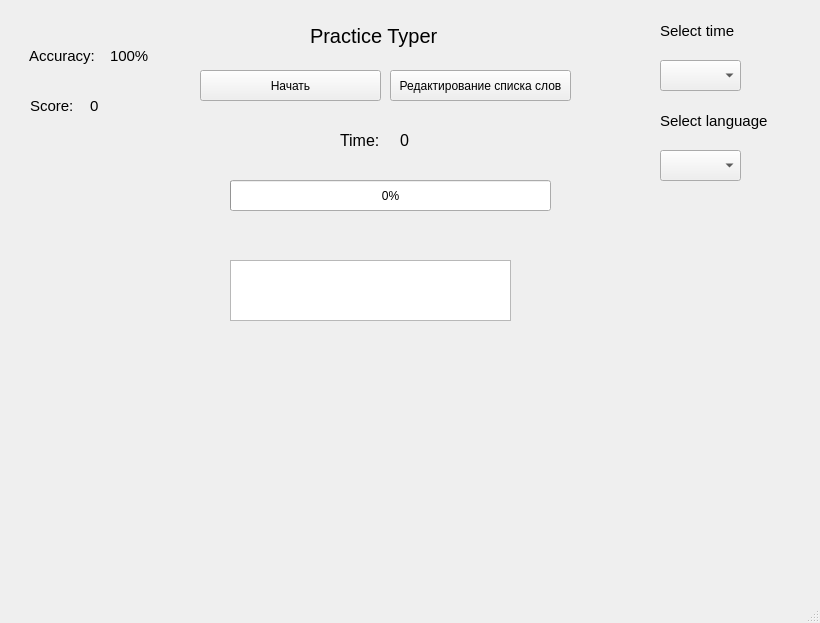
<?xml version="1.0" encoding="UTF-8"?>
<ui version="4.0">
 <class>MainWindow</class>
 <widget class="QMainWindow" name="MainWindow">
  <property name="geometry">
   <rect>
    <x>0</x>
    <y>0</y>
    <width>820</width>
    <height>623</height>
   </rect>
  </property>
  <property name="font">
   <font>
    <stylestrategy>PreferDefault</stylestrategy>
   </font>
  </property>
  <property name="windowTitle">
   <string>PractiseTyper</string>
  </property>
  <property name="windowIcon">
   <iconset>
    <normaloff>python_icon.png</normaloff>python_icon.png</iconset>
  </property>
  <property name="layoutDirection">
   <enum>Qt::LeftToRight</enum>
  </property>
  <property name="toolButtonStyle">
   <enum>Qt::ToolButtonIconOnly</enum>
  </property>
  <widget class="QWidget" name="centralwidget">
   <widget class="QLabel" name="label">
    <property name="geometry">
     <rect>
      <x>310</x>
      <y>10</y>
      <width>201</width>
      <height>51</height>
     </rect>
    </property>
    <property name="font">
     <font>
      <family>MS Shell Dlg 2</family>
      <pointsize>15</pointsize>
     </font>
    </property>
    <property name="text">
     <string>Practice Typer</string>
    </property>
   </widget>
   <widget class="QPushButton" name="pushButton_start">
    <property name="geometry">
     <rect>
      <x>200</x>
      <y>70</y>
      <width>181</width>
      <height>31</height>
     </rect>
    </property>
    <property name="text">
     <string>Начать</string>
    </property>
   </widget>
   <widget class="QProgressBar" name="progressBar_time">
    <property name="geometry">
     <rect>
      <x>230</x>
      <y>180</y>
      <width>321</width>
      <height>31</height>
     </rect>
    </property>
    <property name="value">
     <number>0</number>
    </property>
   </widget>
   <widget class="QLabel" name="label_2">
    <property name="geometry">
     <rect>
      <x>340</x>
      <y>130</y>
      <width>81</width>
      <height>21</height>
     </rect>
    </property>
    <property name="font">
     <font>
      <family>MS Shell Dlg 2</family>
      <pointsize>12</pointsize>
     </font>
    </property>
    <property name="text">
     <string>Time:</string>
    </property>
   </widget>
   <widget class="QLabel" name="label_accuracy_text">
    <property name="geometry">
     <rect>
      <x>29</x>
      <y>40</y>
      <width>81</width>
      <height>31</height>
     </rect>
    </property>
    <property name="font">
     <font>
      <pointsize>11</pointsize>
     </font>
    </property>
    <property name="text">
     <string>Accuracy:</string>
    </property>
   </widget>
   <widget class="QLabel" name="label_score_text">
    <property name="geometry">
     <rect>
      <x>30</x>
      <y>90</y>
      <width>51</width>
      <height>31</height>
     </rect>
    </property>
    <property name="font">
     <font>
      <pointsize>11</pointsize>
     </font>
    </property>
    <property name="text">
     <string>Score:</string>
    </property>
   </widget>
   <widget class="QTextBrowser" name="textBrowser_show_word">
    <property name="geometry">
     <rect>
      <x>230</x>
      <y>260</y>
      <width>281</width>
      <height>61</height>
     </rect>
    </property>
    <property name="font">
     <font>
      <pointsize>13</pointsize>
     </font>
    </property>
    <property name="html">
     <string>&lt;!DOCTYPE HTML PUBLIC &quot;-//W3C//DTD HTML 4.0//EN&quot; &quot;http://www.w3.org/TR/REC-html40/strict.dtd&quot;&gt;
&lt;html&gt;&lt;head&gt;&lt;meta name=&quot;qrichtext&quot; content=&quot;1&quot; /&gt;&lt;style type=&quot;text/css&quot;&gt;
p, li { white-space: pre-wrap; }
&lt;/style&gt;&lt;/head&gt;&lt;body style=&quot; font-family:'MS Shell Dlg 2'; font-size:13pt; font-weight:400; font-style:normal;&quot;&gt;
&lt;p style=&quot;-qt-paragraph-type:empty; margin-top:0px; margin-bottom:0px; margin-left:0px; margin-right:0px; -qt-block-indent:0; text-indent:0px; font-size:11pt;&quot;&gt;&lt;br /&gt;&lt;/p&gt;&lt;/body&gt;&lt;/html&gt;</string>
    </property>
   </widget>
   <widget class="QPushButton" name="pushButton_words">
    <property name="geometry">
     <rect>
      <x>390</x>
      <y>70</y>
      <width>181</width>
      <height>31</height>
     </rect>
    </property>
    <property name="text">
     <string>Редактирование списка слов</string>
    </property>
   </widget>
   <widget class="QLabel" name="label_accuracy">
    <property name="geometry">
     <rect>
      <x>110</x>
      <y>40</y>
      <width>51</width>
      <height>31</height>
     </rect>
    </property>
    <property name="font">
     <font>
      <pointsize>11</pointsize>
     </font>
    </property>
    <property name="text">
     <string>100%</string>
    </property>
   </widget>
   <widget class="QLabel" name="label_score">
    <property name="geometry">
     <rect>
      <x>90</x>
      <y>90</y>
      <width>51</width>
      <height>31</height>
     </rect>
    </property>
    <property name="font">
     <font>
      <pointsize>11</pointsize>
     </font>
    </property>
    <property name="text">
     <string>0</string>
    </property>
   </widget>
   <widget class="QComboBox" name="comboBox_time">
    <property name="geometry">
     <rect>
      <x>660</x>
      <y>60</y>
      <width>81</width>
      <height>31</height>
     </rect>
    </property>
   </widget>
   <widget class="QLabel" name="label_5">
    <property name="geometry">
     <rect>
      <x>660</x>
      <y>20</y>
      <width>91</width>
      <height>21</height>
     </rect>
    </property>
    <property name="font">
     <font>
      <pointsize>11</pointsize>
     </font>
    </property>
    <property name="text">
     <string>Select time</string>
    </property>
   </widget>
   <widget class="QLabel" name="label_time">
    <property name="geometry">
     <rect>
      <x>400</x>
      <y>130</y>
      <width>61</width>
      <height>21</height>
     </rect>
    </property>
    <property name="font">
     <font>
      <family>MS Shell Dlg 2</family>
      <pointsize>12</pointsize>
     </font>
    </property>
    <property name="text">
     <string>0</string>
    </property>
   </widget>
   <widget class="QLabel" name="label_6">
    <property name="geometry">
     <rect>
      <x>660</x>
      <y>110</y>
      <width>181</width>
      <height>21</height>
     </rect>
    </property>
    <property name="font">
     <font>
      <pointsize>11</pointsize>
     </font>
    </property>
    <property name="text">
     <string>Select language</string>
    </property>
   </widget>
   <widget class="QComboBox" name="comboBox_language">
    <property name="geometry">
     <rect>
      <x>660</x>
      <y>150</y>
      <width>81</width>
      <height>31</height>
     </rect>
    </property>
   </widget>
   <widget class="QLabel" name="label_7">
    <property name="geometry">
     <rect>
      <x>250</x>
      <y>350</y>
      <width>201</width>
      <height>31</height>
     </rect>
    </property>
    <property name="font">
     <font>
      <pointsize>11</pointsize>
     </font>
    </property>
    <property name="text">
     <string/>
    </property>
   </widget>
   <widget class="QLabel" name="label_8">
    <property name="geometry">
     <rect>
      <x>470</x>
      <y>350</y>
      <width>41</width>
      <height>31</height>
     </rect>
    </property>
    <property name="font">
     <font>
      <pointsize>11</pointsize>
     </font>
    </property>
    <property name="text">
     <string/>
    </property>
   </widget>
  </widget>
  <widget class="QStatusBar" name="statusbar"/>
 </widget>
 <resources/>
 <connections/>
</ui>
